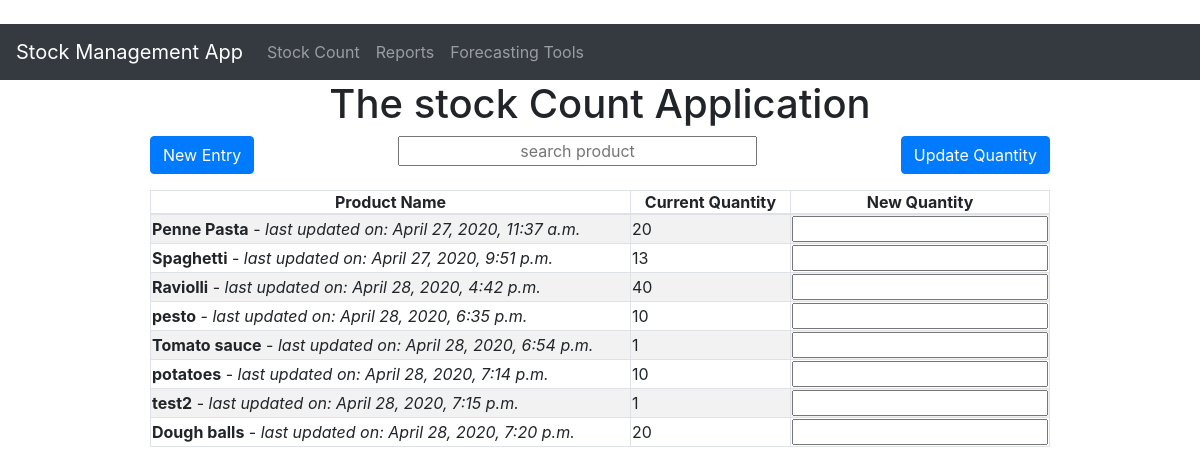
Before: / with the older database file.
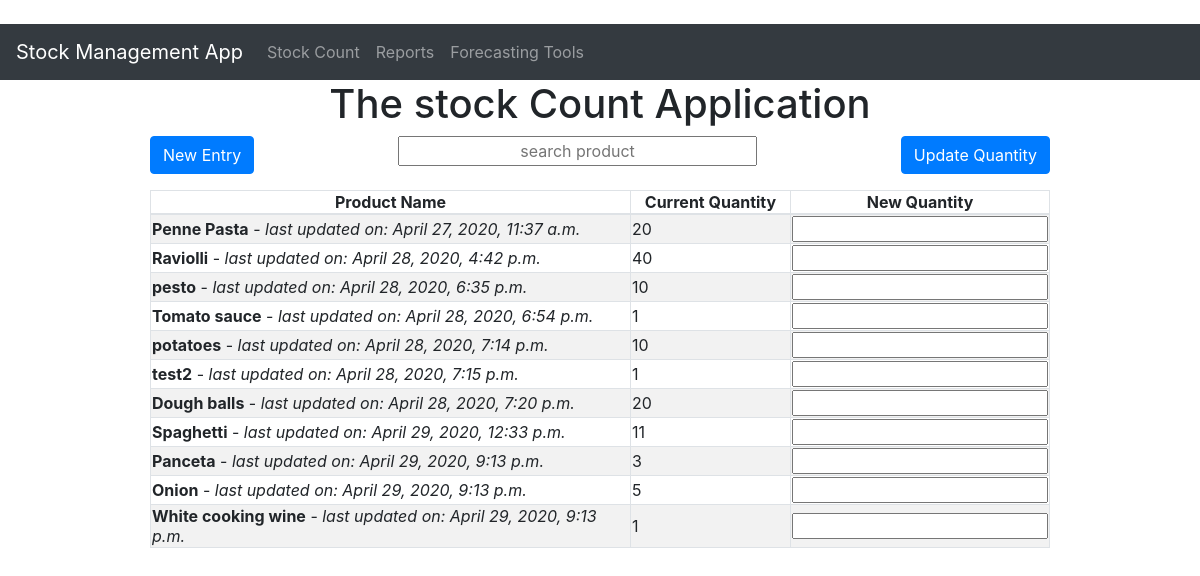
After: the same page with the newer database file.
### stock/models.py (models this page shows, shortened)
class Stock(models.Model):
    foodName = models.CharField(max_length = 200, verbose_name="Product")
    quantity = models.IntegerField(blank=True, null=True)
    dateTime = models.DateTimeField(blank=True, null=True, auto_now=True)

### stock/views.py (the view)
# urls.py: path('', StockListView, name = 'stock_view' ),
def StockListView(request):
    obj = Stock.objects.order_by('dateTime')
    context = {
        'obj' : obj,
        }
    return render(request, 'stock/stock_home_page.html', context)

### stock/templates/stock/stock_home_page.html (shortened to what this page needs)
{% extends 'base.html'%}
{% block content %}
<h1 class="text-center">The stock Count Application</h1>
<div class="d-flex justify-content-center">
    <div>
        <form action="update" method="POST"> {% csrf_token %}
        <div class="d-flex justify-content-between">
        <div id="margin"> <a class=" btn btn-primary" href="{% url 'create' %}"  >New Entry</a>    </div>
         <div class="">  <input class="placeholder" id="searchId" type="text"  name="search" value="" size="30" placeholder="search product"/>  </div>
        <div  >  <input class="submit  btn btn-primary" type="submit" value="Update Quantity" /> </div>
        </div>
<table class="table-striped table-bordered" >
    <thead class="thead-dark">
        <tr>
            <th>Product Name </th>  <th>Current Quantity</th> <th>New Quantity</th>
        </tr>
    </thead>
    <tbody id="product_table">
        {% for food in obj %}
            <tr>
                <td class="product-width"> <b>{{food.foodName}}</b> - <i>last updated on: {{food.dateTime}}</i></td> <td class="quantity-width">{{food.quantity}}</td>
                <td>
                    <input type="number" min="0" name="{{food.id}}" value="" />
                </td>
            </tr>
        {% endfor %}
    </tbody>
</table>
        </form>
</div>
    </div>
{% load static %}
{% endblock %}

### templates/base.html (shortened to what this page needs)
﻿<!DOCTYPE html>
<html lang="en" xmlns="http://www.w3.org/1999/xhtml">
<head>
    <link href="https://stackpath.bootstrapcdn.com/bootstrap/4.4.1/css/bootstrap.min.css" rel="stylesheet">
    <link rel="stylesheet" href="https://cdnjs.cloudflare.com/ajax/libs/jqueryui/1.12.1/jquery-ui.min.css" />
    {% load static %}
     <link href="{% static '/css/stock-app-style.css' %}"  type="text/css" rel="stylesheet"  >
</head>
<body>
<nav class="navbar navbar-default navbar-expand-sm bg-dark navbar-dark  navbar-toggleable-md" >
  <a class="navbar-brand" href="{% url 'stock_view' %}">Stock Management App</a>
    <ul class="navbar-nav">
      <li class="nav-item">
        <a class="nav-link" href="{% url 'stock_view' %}">Stock Count</a>
      </li>
      <li class="nav-item">
        <a class="nav-link" href="{% url 'stock_report' %}">Reports</a>
      </li>
      <li class="nav-item">
        <a class="nav-link" href="">Forecasting Tools</a>
      </li>
    </ul>
</nav>
    {% block content %}
    {% endblock %}
</body>
</html>

### stock/static/css/stock-app-style.css (style rules this page uses)
.product-width { width: 30em; }
.quantity-width { width: 10em; }
th { text-align: center; }
input.placeholder { text-align: center; }

### stock/templates/stock/stock_home_page.html (style rules this page uses)
#margin { margin-bottom: 1em; }

Changed rows visible on the page:
changed Stock "Spaghetti": dateTime "April 27, 2020, 9:51 p.m." → "April 29, 2020, 12:33 p.m."; quantity "13" → "11"; moves down the list
added Stock: foodName "Panceta", dateTime "April 29, 2020, 9:13 p.m.", quantity "3"
added Stock: foodName "Onion", dateTime "April 29, 2020, 9:13 p.m.", quantity "5"
added Stock: foodName "White cooking wine", dateTime "April 29, 2020, 9:13 p.m.", quantity "1"
